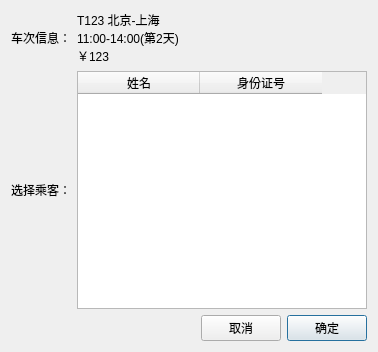
<?xml version="1.0" encoding="UTF-8"?>
<ui version="4.0">
 <class>OrderDialog</class>
 <widget class="QDialog" name="OrderDialog">
  <property name="geometry">
   <rect>
    <x>0</x>
    <y>0</y>
    <width>378</width>
    <height>352</height>
   </rect>
  </property>
  <property name="windowTitle">
   <string>Dialog</string>
  </property>
  <layout class="QVBoxLayout" name="verticalLayout">
   <item>
    <layout class="QHBoxLayout" name="horizontalLayout">
     <item>
      <widget class="QLabel" name="label">
       <property name="text">
        <string>车次信息：</string>
       </property>
      </widget>
     </item>
     <item>
      <widget class="QLabel" name="trainInfoLabel">
       <property name="sizePolicy">
        <sizepolicy hsizetype="MinimumExpanding" vsizetype="Fixed">
         <horstretch>0</horstretch>
         <verstretch>0</verstretch>
        </sizepolicy>
       </property>
       <property name="text">
        <string>T123 北京-上海
11:00-14:00(第2天)
￥123</string>
       </property>
       <property name="textFormat">
        <enum>Qt::AutoText</enum>
       </property>
      </widget>
     </item>
     <item>
      <spacer name="horizontalSpacer">
       <property name="orientation">
        <enum>Qt::Horizontal</enum>
       </property>
       <property name="sizeHint" stdset="0">
        <size>
         <width>40</width>
         <height>20</height>
        </size>
       </property>
      </spacer>
     </item>
    </layout>
   </item>
   <item>
    <layout class="QHBoxLayout" name="horizontalLayout_2">
     <item>
      <widget class="QLabel" name="label_2">
       <property name="text">
        <string>选择乘客：</string>
       </property>
      </widget>
     </item>
     <item>
      <widget class="QTableWidget" name="tableWidget">
       <attribute name="horizontalHeaderDefaultSectionSize">
        <number>122</number>
       </attribute>
       <attribute name="verticalHeaderVisible">
        <bool>false</bool>
       </attribute>
       <attribute name="verticalHeaderDefaultSectionSize">
        <number>21</number>
       </attribute>
       <column>
        <property name="text">
         <string>姓名</string>
        </property>
       </column>
       <column>
        <property name="text">
         <string>身份证号</string>
        </property>
       </column>
      </widget>
     </item>
    </layout>
   </item>
   <item>
    <layout class="QHBoxLayout" name="horizontalLayout_3">
     <item>
      <spacer name="horizontalSpacer_2">
       <property name="orientation">
        <enum>Qt::Horizontal</enum>
       </property>
       <property name="sizeHint" stdset="0">
        <size>
         <width>40</width>
         <height>20</height>
        </size>
       </property>
      </spacer>
     </item>
     <item>
      <widget class="QPushButton" name="cancelButton">
       <property name="sizePolicy">
        <sizepolicy hsizetype="Fixed" vsizetype="Fixed">
         <horstretch>0</horstretch>
         <verstretch>0</verstretch>
        </sizepolicy>
       </property>
       <property name="text">
        <string>取消</string>
       </property>
      </widget>
     </item>
     <item>
      <widget class="QPushButton" name="confirmButton">
       <property name="sizePolicy">
        <sizepolicy hsizetype="Fixed" vsizetype="Fixed">
         <horstretch>0</horstretch>
         <verstretch>0</verstretch>
        </sizepolicy>
       </property>
       <property name="text">
        <string>确定</string>
       </property>
       <property name="default">
        <bool>true</bool>
       </property>
      </widget>
     </item>
    </layout>
   </item>
  </layout>
 </widget>
 <resources/>
 <connections>
  <connection>
   <sender>cancelButton</sender>
   <signal>clicked()</signal>
   <receiver>OrderDialog</receiver>
   <slot>reject()</slot>
   <hints>
    <hint type="sourcelabel">
     <x>258</x>
     <y>324</y>
    </hint>
    <hint type="destinationlabel">
     <x>192</x>
     <y>323</y>
    </hint>
   </hints>
  </connection>
 </connections>
</ui>
